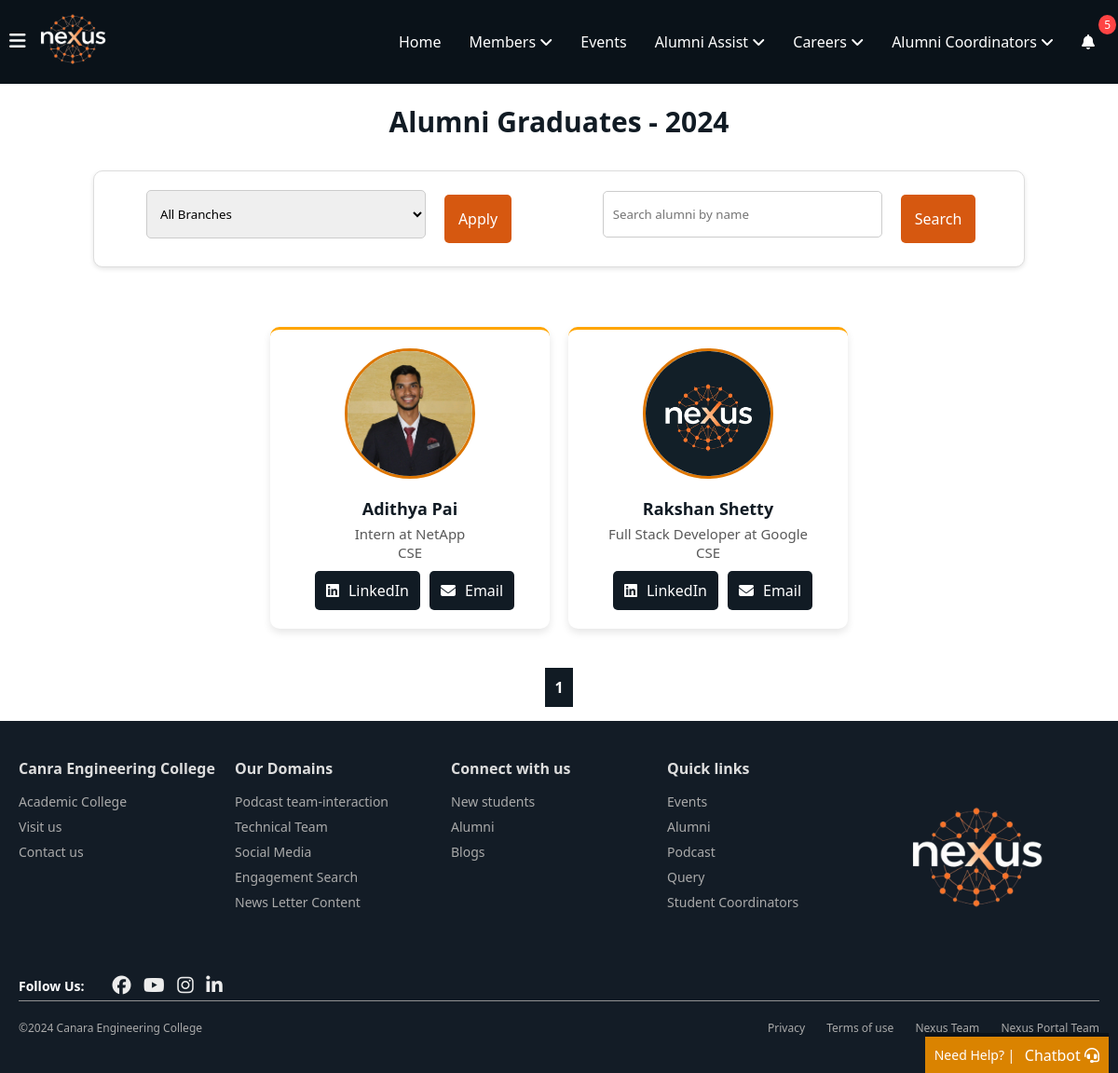
The page /alumni/alumni/2024/ (signed in) on the database its author committed.
### alumni_details/models.py (models this page shows, shortened)
class Alumni(models.Model):
    alumni_id = models.AutoField(primary_key=True)
    user = models.OneToOneField(User, on_delete=models.CASCADE, related_name="alumni_profile")
    first_name = models.CharField(max_length=100, db_index=True)
    last_name = models.CharField(max_length=100, db_index=True)
    phone_number = models.CharField(max_length=15, blank=True, null=True)  # Allows optional phone number
    graduation_year = models.IntegerField(db_index=True)  # Added index for graduation year
    location = models.CharField(max_length=255, blank=True, null=True)  # Optional location
    job_location=models.CharField(max_length=255,blank=True,null=True,db_index=True)
    profile_picture = models.ImageField(upload_to='photos/', blank=True, null=True, default='photos/default.png', validators=[validate_image_size])  # Add validator here
    batch = models.CharField(max_length=10)
    usn = models.CharField(max_length=20, unique=True)
    linkedin_url = models.URLField(max_length=255, blank=True, null=True)  # Optional LinkedIn URL
    facebook_url = models.URLField(max_length=255, blank=True, null=True)  # Optional Facebook URL
    instagram_url = models.URLField(max_length=255, blank=True, null=True)  # Optional Instagram URL
    twitter_url = models.URLField(max_length=255, blank=True, null=True)  # Optional Twitter URL
    youtube_url = models.URLField(max_length=255, blank=True, null=True)  # Optional YouTube URL
    current_position = models.CharField(max_length=255, db_index=True, null=True)
    branch = models.CharField(max_length=100, db_index=True)  # Added index for branch
    company_name = models.CharField(max_length=255, db_index=True, null=True)  # Added index for company name
    bio = models.TextField(blank=True, null=True)  # Optional bio
    achievements = models.TextField(blank=True, null=True)  # Optional achievements
    dob = models.DateField()
    is_alumni = models.BooleanField(default=True)
    personal_email = models.EmailField(blank=True, null=True, unique=True)  # Add personal email field
    profile_views = models.IntegerField(default=generate_random_views)  # Random views between 1-10
    uuid = models.UUIDField(default=uuid.uuid4, editable=False, unique=True)
    class Meta:
        indexes = [
            models.Index(fields=['first_name']),
            models.Index(fields=['last_name']),
            models.Index(fields=['current_position']),
            models.Index(fields=['graduation_year']),  # Index for faster filtering by graduation year
            models.Index(fields=['branch']),  # Index for faster filtering by branch
            models.Index(fields=['company_name']),  # Index for faster filtering by company name
            models.Index(fields=['job_location'])
        ]

### alumni_details/views.py (the view)
# urls.py: path('alumni/<int:graduation_year>/', views.alumni_by_year, name='alumni_by_year'),
@login_required_with_message
def alumni_by_year(request, graduation_year):
    branches = Alumni.objects.values_list('branch', flat=True).distinct()
    selected_branch = request.GET.get('branch', '')
    if 'graduation_year' in request.GET and request.GET['graduation_year']:
        graduation_year = int(request.GET.get('graduation_year'))
        return redirect('alumni_by_year', graduation_year=graduation_year)
    alumni = Alumni.objects.filter(graduation_year=graduation_year).order_by('first_name')  # Alphabetical order
    if selected_branch:
        alumni = alumni.filter(branch=selected_branch)
    page = request.GET.get('page', 1)  # Default to page 1
    paginator = Paginator(alumni, 5)  # Show 5 alumni profiles per page
    try:
        alumni_page = paginator.page(page)
    except:
        alumni_page = paginator.page(1)  # In case of an invalid page number
    graduation_years = Alumni.objects.values_list('graduation_year', flat=True).distinct()
    return render(request, 'alumni_details/alumni_by_year.html', {
        'alumni': alumni_page,  # Send the paginated alumni profiles
        'current_year': graduation_year,
        'graduation_year': graduation_year,
        'graduation_years': graduation_years,
        'branches': branches,  # For the branch filter dropdown
        'selected_branch': selected_branch,  # To keep track of the selected branch
        'paginator': paginator,  # Pass the paginator object for future navigation
    })

### notifications/context_processors.py (called while the page is built)
def notification_count(request):
    if request.user.is_authenticated:
        unread_count = Notification.objects.filter(
            recipient=request.user,
            viewed=False
        ).count()
        return {'unread_notifications_count': unread_count}
    return {'unread_notifications_count': 0}

### alumni_details/templates/alumni_details/alumni_by_year.html (shortened to what this page needs)
{% extends 'home/layout.html' %}
{% load static %}
{% block content %}
<h1 class="alumnigraduate-heading">Alumni Graduates - {{ graduation_year }}</h1>
<div class="search-filter">
    <form method="get" action="" class="filter">
        <select id="branch" name="branch">
            <option value="">All Branches</option>
        </select>
        <button type="submit">Apply</button>
    </form>
    <form method="GET" action="{% url 'alumni_search' %}" class="search">
        <input type="text" name="alumni" id="alumni" placeholder="Search alumni by name">
        <button type="submit">Search</button>
    </form>
</div>
<div class="alumni-profiles">
    {% for alumni in alumni %}
        <div class="alumni-profile">
            <a href="{% url 'public_alumni_profile' alumni.uuid  %}">
            <img src="{% if alumni.profile_picture %}{{ alumni.profile_picture.url }}{% else %}{% static 'alumni_details/assets/default.png' %}{% endif %}" alt="{% if alumni.profile_picture %}{{ alumni.first_name }}'s Profile Picture{% else %}Default Profile Picture{% endif %}" width="100" height="100">
            <p class="name" >{{ alumni.first_name }} {{ alumni.last_name }}</p>
            <p class="job">{{ alumni.current_position }} at {{ alumni.company_name }}</p>
            <p class="job">{{ alumni.branch}}</p>
            <div class="connec-btn">
                <button class="connect-btn"><i class="fa-brands fa-linkedin"></i><a href="{{ alumni.linkedin_url }}" target="_blank">LinkedIn</a></button>
                <button class="connect-btn"><i class="fa-solid fa-envelope"></i><a href="mailto:{{ alumni.personal_email }}">Email</a></button>
            </div>
        </a>
        </div>
    {% empty %}
        <p>No alumni found for this graduation year and branch.</p>
    {% endfor %}
</div>
<div class="pagination" style="margin-top: 2rem;">
    {% for page_num in alumni.paginator.page_range %}
        {% if page_num == alumni.number %}
            <strong style="padding: 10px; background-color: #111b24; color: white;">{{ page_num }}</strong>
        {% else %}
            <a href="?page={{ page_num }}&branch={{ selected_branch }}">{{ page_num }}</a>
        {% endif %}
    {% endfor %}
</div>
{% endblock %}

### home/static/home/navbar.css (style rules this page uses)
* { margin: 0; padding: 0; box-sizing: border-box; font-family: 'Segoe UI', Tahoma, Geneva, Verdana, sans-serif; }
a { text-decoration: none; color: white; }

### alumni_details/templates/alumni_details/alumni_by_year.html (style rules this page uses)
body { font-family: Arial, sans-serif; width: 100%; height: 100vh; }
.alumnigraduate-heading { font-size: 30px; color: #111b24; }
h1 { text-align: center; width: 100%; color: rgb(9, 40, 108); font-size: 30px; margin: 20px auto; max-width: 70%; }
.search-filter { display: flex; gap: 30px; align-items: center; justify-content: center; margin: 20px auto; padding: 20px; background-color: #ffffff; border: 1px solid #ddd; border-radius: 10px; max-width: 1000px; box-shadow: 0 2px 5px rgba(0, 0, 0, 0.1); margin-top: 2rem; margin-bottom: 4rem; }
.filter, .search { display: flex; align-items: center; justify-content: center; width: 100%; gap: 20px; }
select, input[type="text"] { padding: 15px 10px; width: 100%; max-width: 300px; margin-bottom: 10px; border: 1px solid #ccc; border-radius: 5px; }
button { padding: 15px 15px; background-color: #d65810; color: white; border: none; border-radius: 5px; cursor: pointer; font-size: 16px; }
.alumni-profiles { display: flex; flex-wrap: wrap; justify-content: center; gap: 20px; margin-top: 20px; }
.alumni-profile { background-color: #ffffff; border-top: 3px solid orange; border-radius: 10px; padding: 20px; box-shadow: 0 4px 8px rgba(0, 0, 0, 0.1); text-align: center; width: 300px; transition: transform 0.3s ease; }
.alumni-profile .name { font-size: 30px; font-weight: bold; color: #111b24; }
.alumni-profile .job { font-size: 15px; font-weight: lighter; color: #595959; }
.alumni-profile img { border-radius: 50%; object-fit: cover; margin-bottom: 15px; border: 3px solid #dd7600; width: 140px; height: 140px; }
.alumni-profile .name { font-size: 18px; font-weight: bold; margin-bottom: 5px; }
.connec-btn { display: flex; justify-content: center; align-items: center; gap: 10px; margin-top: 10px; }
.connect-btn { display: flex; align-items: center; background-color: #111b24; border: none; border-radius: 5px; padding: 10px 12px; cursor: pointer; text-decoration: none; transition: background-color 0.3s ease; gap: 10px; }
.connec-btn button a { text-decoration: none; color: white; }
.pagination { display: flex; justify-content: center; align-items: center; gap: 20px; margin: 5px; padding: 10px; }

### rows shown on the page
Alumni: profile_picture+first_name (picture), first_name "Adithya", last_name "Pai", current_position "Intern", company_name "NetApp", branch "CSE"
Alumni: profile_picture (picture), first_name "Rakshan", last_name "Shetty", current_position "Full Stack Developer", company_name "Google", branch "CSE"

### other values the page prints
{{ graduation_year }} "2024"
{{ page_num }} "1"
